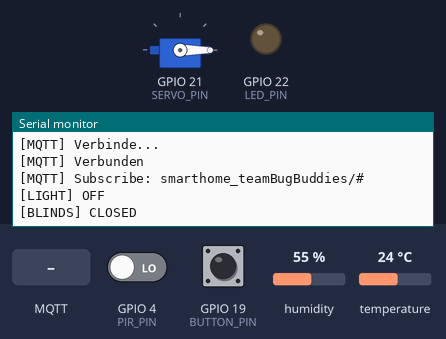
Recording of a sketch running on a simulated ESP32. Parts: servo, output pins drawn as LEDs (lit = HIGH), the last lines printed to the serial monitor. Inputs (shaded band) come from the test bench; at power-on: GPIO 4 (PIR_PIN) LOW, GPIO 19 (BUTTON_PIN) HIGH, humidity 55 %, temperature 24 °C. WiFi joins after 1.5 s; servers stay silent unless stated; random numbers use the default seed unless the sketch sets one; no MQTT or app messages arrive unless stated.

Above: at 2.7 s.
2.8 s: GPIO 4 (PIR_PIN) driven HIGH
At 2.96 s:
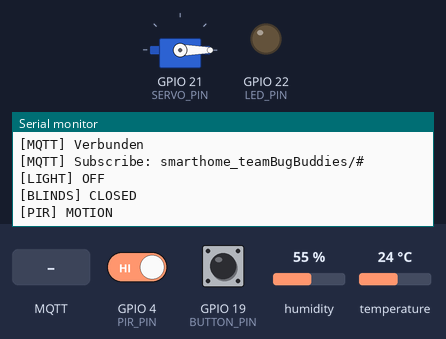
4.5 s: MQTT message "ON" arrives on the first subscribed topic
At 5.2 s:
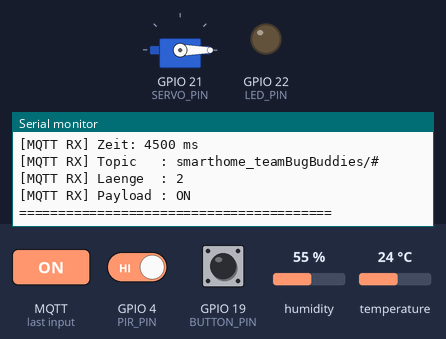
6.0 s: MQTT message "OPEN" arrives on the first subscribed topic
7.5 s: MQTT message "open_hand" arrives on the first subscribed topic
At 8.7 s:
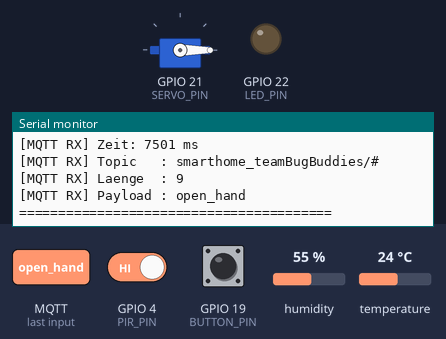

Measured:
- after the input at 2.8 s, the serial monitor: prints a new line at once (image 1)
- after the input at 4.5 s, the serial monitor: prints a new line at once (image 2)
- after the input at 7.5 s, the serial monitor: prints a new line at once (image 3)

The sketch:

esp32_smarthome_subscriber.ino
```cpp
#include <WiFi.h>
#include <PubSubClient.h>
#include <DHT.h>
#include <ESP32Servo.h>

// ---------- WLAN ----------
const char* ssid = "De MorganLANd";
const char* password = "Ki30Si05";

// ---------- MQTT ----------
const char* mqtt_server = "192.168.178.24";
const int mqtt_port = 1883;

const char* topic_prefix = "smarthome_teamBugBuddies/";

String t_light_set    = String(topic_prefix) + "home/livingroom/light/set";
String t_light_state  = String(topic_prefix) + "home/livingroom/light/state";
String t_blinds_set   = String(topic_prefix) + "home/livingroom/blinds/set";
String t_blinds_state = String(topic_prefix) + "home/livingroom/blinds/state";
String t_temperature  = String(topic_prefix) + "home/kitchen/temperature";
String t_humidity     = String(topic_prefix) + "home/kitchen/humidity";
String t_pir          = String(topic_prefix) + "home/bedroom/pir";
String t_button       = String(topic_prefix) + "home/button";
String t_gesture      = String(topic_prefix) + "home/gesture";

// ---------- Pins ----------
#define BUTTON_PIN 19
#define LED_PIN    22
#define DHT_PIN    5
#define SERVO_PIN  21
#define PIR_PIN    4
#define DHT_TYPE   DHT22

WiFiClient espClient;
PubSubClient client(espClient);
DHT dht(DHT_PIN, DHT_TYPE);
Servo blindsServo;

// ---------- STATES ----------
bool lightState = false;
bool blindsOpen = false;

// ---------- BUTTON ----------
bool buttonState = HIGH;
bool lastReading = HIGH;
unsigned long lastDebounceTime = 0;
const unsigned long debounceDelay = 50;

// Heartbeat
unsigned long lastButtonPublish = 0;
const unsigned long buttonInterval = 1000;

// ---------- PIR ----------
bool lastPirState = false;

// ---------- SENSOR ----------
unsigned long lastSensorRead = 0;
const unsigned long sensorInterval = 3000;

// =====================================================

void setLight(bool on) {
  lightState = on;
  digitalWrite(LED_PIN, on ? HIGH : LOW);

  Serial.print("[LIGHT] ");
  Serial.println(on ? "ON" : "OFF");

  client.publish(t_light_state.c_str(), on ? "ON" : "OFF", true);
}

void setBlinds(bool open) {
  blindsOpen = open;

  blindsServo.write(open ? 90 : 0);

  Serial.print("[BLINDS] ");
  Serial.println(open ? "OPEN" : "CLOSED");

  client.publish(t_blinds_state.c_str(), open ? "OPEN" : "CLOSED", true);
}

// =====================================================

void publishButtonState() {
  client.publish(
    t_button.c_str(),
    buttonState == LOW ? "PRESSED" : "RELEASED",
    true
  );
}

// =====================================================

void setup_wifi() {

  Serial.print("[WIFI] Verbinde");

  WiFi.begin(ssid, password);

  while (WiFi.status() != WL_CONNECTED) {
    delay(300);
    Serial.print(".");
  }

  Serial.println();
  Serial.println("[WIFI] Verbunden");
  Serial.print("[WIFI] IP: ");
  Serial.println(WiFi.localIP());
}

// =====================================================

void callback(char* topic, byte* payload, unsigned int length) {

  String message;

  for (unsigned int i = 0; i < length; i++) {
    message += (char)payload[i];
  }

  message.trim();

  Serial.println();
  Serial.println("========================================");
  Serial.print("[MQTT RX] Zeit: ");
  Serial.print(millis());
  Serial.println(" ms");

  Serial.print("[MQTT RX] Topic   : ");
  Serial.println(topic);

  Serial.print("[MQTT RX] Laenge  : ");
  Serial.println(length);

  Serial.print("[MQTT RX] Payload : ");
  Serial.println(message);

  Serial.println("========================================");

  String t = String(topic);

  if (t == t_light_set) {
    setLight(message == "ON");
  }
  else if (t == t_blinds_set) {
    setBlinds(message == "OPEN");
  }
  else if (t == t_gesture) {
    Serial.print("[GESTURE] Erkannte Geste: ");
    Serial.println(message);

    if (message == "open_hand")      setLight(true);
    else if (message == "fist")      setLight(false);
    else if (message == "thumbs_up") setBlinds(true);
    else if (message == "peace")     setBlinds(false);
  }
}

// =====================================================

void reconnect() {

  while (!client.connected()) {

    Serial.println("[MQTT] Verbinde...");

    String clientId = "ESP32-" + String(random(0xffff), HEX);

    if (client.connect(clientId.c_str())) {

      Serial.println("[MQTT] Verbunden");

      // Alle Topics unterhalb des Prefix abonnieren
      client.subscribe("smarthome_teamBugBuddies/#");

      Serial.println("[MQTT] Subscribe: smarthome_teamBugBuddies/#");

      setLight(lightState);
      setBlinds(blindsOpen);

    } else {

      Serial.print("[MQTT] Fehler, rc=");
      Serial.println(client.state());

      delay(5000);
    }
  }
}

// =====================================================

void setup() {

  Serial.begin(115200);

  pinMode(LED_PIN, OUTPUT);
  pinMode(BUTTON_PIN, INPUT_PULLUP);
  pinMode(PIR_PIN, INPUT);

  dht.begin();

  blindsServo.attach(SERVO_PIN);
  blindsServo.write(0);

  setup_wifi();

  client.setServer(mqtt_server, mqtt_port);
  client.setCallback(callback);
}

// =====================================================

void loop() {

  if (!client.connected()) {
    reconnect();
  }

  client.loop();

  // ================= BUTTON =================
  bool reading = digitalRead(BUTTON_PIN);

  if (reading != lastReading) {
    lastDebounceTime = millis();
  }

  if ((millis() - lastDebounceTime) > debounceDelay) {

    if (reading != buttonState) {
      buttonState = reading;

      publishButtonState();
    }
  }

  lastReading = reading;

  // HEARTBEAT
  if (millis() - lastButtonPublish > buttonInterval) {

    lastButtonPublish = millis();

    publishButtonState();
  }

  // ================= PIR =================
  bool pirState = digitalRead(PIR_PIN);

  if (pirState != lastPirState) {

    client.publish(
      t_pir.c_str(),
      pirState ? "MOTION" : "CLEAR",
      true
    );

    Serial.print("[PIR] ");
    Serial.println(pirState ? "MOTION" : "CLEAR");

    lastPirState = pirState;
  }

  // ================= DHT =================
  if (millis() - lastSensorRead > sensorInterval) {

    lastSensorRead = millis();

    float t = dht.readTemperature();
    float h = dht.readHumidity();

    if (!isnan(t) && !isnan(h)) {

      client.publish(
        t_temperature.c_str(),
        String(t, 1).c_str(),
        true
      );

      client.publish(
        t_humidity.c_str(),
        String(h, 1).c_str(),
        true
      );

      Serial.print("[DHT] Temperatur: ");
      Serial.print(t);
      Serial.print(" °C | Luftfeuchte: ");
      Serial.print(h);
      Serial.println(" %");
    }
    else {

      Serial.println("[DHT] Fehler beim Lesen des Sensors");
    }
  }
}
```
